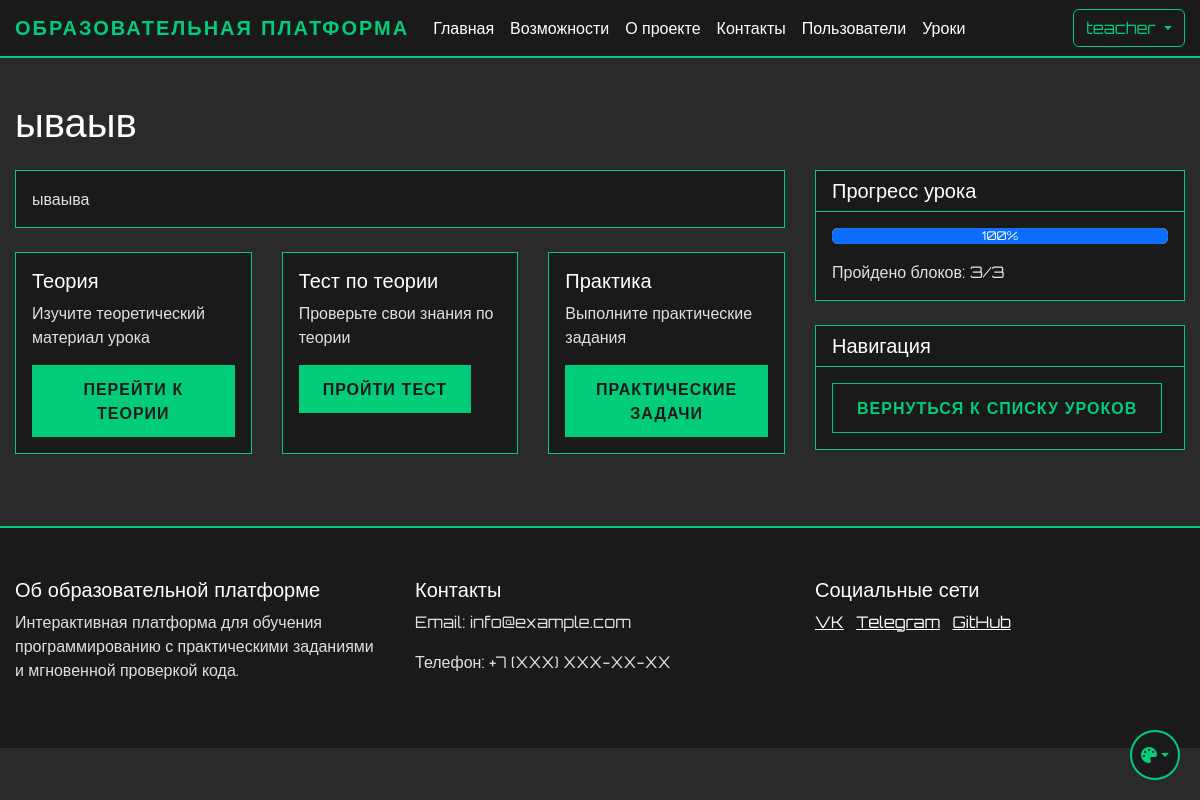
The page /student/lesson/1 (signed in) on the database its author committed.
### app.py (models this page shows, shortened)
class User(UserMixin, db.Model):
    id = db.Column(db.Integer, primary_key=True)
    name = db.Column(db.String(100), nullable=False)
    username = db.Column(db.String(80), unique=True, nullable=False)
    email = db.Column(db.String(120), unique=True, nullable=False)
    password_hash = db.Column(db.String(128))
    is_admin = db.Column(db.Boolean, default=False)
    user_type = db.Column(db.String(20), default='student')  # student, teacher, admin
    created_by = db.Column(db.Integer, db.ForeignKey('user.id'), nullable=True)  # ID пользователя, создавшего этого пользователя
    created_at = db.Column(db.DateTime, default=db.func.now())
    last_login = db.Column(db.DateTime)
    is_active = db.Column(db.Boolean, default=True)
    progress = db.relationship('UserProgress', backref='user', lazy=True)
    ratings = db.relationship('UserRating', backref='user', lazy=True)
    created_users = db.relationship('User', backref=db.backref('creator', remote_side=[id]))

class Lesson(db.Model):
    id = db.Column(db.Integer, primary_key=True)
    order_number = db.Column(db.Integer, unique=True, nullable=False)
    title = db.Column(db.String(200), nullable=False)
    description = db.Column(db.Text)
    is_active = db.Column(db.Boolean, default=True)
    created_at = db.Column(db.DateTime, default=db.func.now())
    theory_content = db.Column(db.Text)
    theory_test = db.relationship('TheoryTest', backref='lesson', uselist=False)
    practice_tasks = db.relationship('PracticeTask', backref='lesson', lazy=True)
    required_lesson_id = db.Column(db.Integer, db.ForeignKey('lesson.id'), nullable=True)
    required_lesson = db.relationship('Lesson', remote_side=[id], backref='next_lessons')

### app.py (the view, shortened to what this page needs)
@app.route('/student/lesson/<int:lesson_id>')
@login_required
def view_student_lesson(lesson_id):
    lesson = Lesson.query.get_or_404(lesson_id)
    if not lesson.is_active:
        flash('Этот урок не доступен')
        return redirect(url_for('student_dashboard'))
    if lesson.order_number == 1:
        pass
    progress = UserProgress.query.filter_by(
        user_id=current_user.id,
        lesson_id=lesson_id
    ).first()
    test = TheoryTest.query.filter_by(lesson_id=lesson_id, is_active=True).first()
    test_result = None
    if test:
        test_results = TestResult.query.filter_by(
            user_id=current_user.id,
            test_id=test.id
        ).order_by(TestResult.created_at.desc()).all()
        test_result = next((result for result in test_results if result.is_passed), None)
    practice_available = test_result is not None
    total_blocks = 3  # теория, тест, практика
    completed_blocks = 0
    if progress.theory_completed:
        completed_blocks += 1
    if progress.test_completed:
        completed_blocks += 1
    if practice_available:
        mandatory_tasks = PracticeTask.query.filter_by(lesson_id=lesson_id, is_required=True).all()
        total_mandatory = len(mandatory_tasks)
        if total_mandatory > 0:
            solved_tasks = Solution.query.join(PracticeTask).filter(
                Solution.user_id == current_user.id,
                Solution.is_correct == True,
                PracticeTask.lesson_id == lesson_id,
                PracticeTask.is_required == True
            ).with_entities(Solution.task_id).all()
            solved_task_ids = [task_id for (task_id,) in solved_tasks]
            solved_mandatory = sum(1 for task in mandatory_tasks if task.id in solved_task_ids)
            if solved_mandatory == total_mandatory:
                progress.practice_completed = True
                completed_blocks += 1
            else:
                progress.practice_completed = False
        else:
            progress.practice_completed = True
            completed_blocks += 1
    if completed_blocks == total_blocks:
        progress.is_completed = True
        progress.completed_at = datetime.now()
    else:
        progress.is_completed = False
        progress.completed_at = None
    db.session.commit()
    progress_percentage = int((completed_blocks / total_blocks * 100))
    return render_template('student/lesson.html',
                         lesson=lesson,
                         progress=progress,
                         progress_percentage=progress_percentage,
                         completed_blocks=completed_blocks,
                         total_blocks=total_blocks,
                         practice_available=practice_available)

### app.py (called while the page is built)
@login_manager.user_loader
def load_user(user_id):
    return db.session.get(User, int(user_id))

### templates/student/lesson.html (shortened to what this page needs)
{% extends "base.html" %}
{% block content %}
<div class="container mt-4">
    <h1 class="mb-4">{{ lesson.title }}</h1>
    <div class="row">
        <div class="col-md-8">
            <div class="card mb-4">
                <div class="card-body">
                    <p class="card-text">{{ lesson.description }}</p>
                </div>
            </div>
            <div class="row">
                <div class="col-md-4 mb-4">
                    <div class="card h-100">
                        <div class="card-body">
                            <h5 class="card-title">Теория</h5>
                            <p class="card-text">Изучите теоретический материал урока</p>
                            <a href="{{ url_for('view_lesson_theory', lesson_id=lesson.id) }}" class="btn btn-primary">
                                Перейти к теории
                            </a>
                        </div>
                    </div>
                </div>
                <div class="col-md-4 mb-4">
                    <div class="card h-100">
                        <div class="card-body">
                            <h5 class="card-title">Тест по теории</h5>
                            <p class="card-text">Проверьте свои знания по теории</p>
                            {% if lesson.theory_test %}
                                {% if progress and progress.theory_completed %}
                                    <a href="{{ url_for('take_test', lesson_id=lesson.id) }}" class="btn btn-primary">
                                        Пройти тест
                                    </a>
                                {% else %}
                                    <button class="btn btn-secondary" disabled>
                                        Сначала пройдите теорию
                                    </button>
                                {% endif %}
                            {% else %}
                                <button class="btn btn-secondary" disabled>
                                    Тест не доступен
                                </button>
                            {% endif %}
                        </div>
                    </div>
                </div>
                <div class="col-md-4 mb-4">
                    <div class="card h-100">
                        <div class="card-body">
                            <h5 class="card-title">Практика</h5>
                            <p class="card-text">Выполните практические задания</p>
                            {% if practice_available %}
                                <a href="{{ url_for('view_practice_tasks', lesson_id=lesson.id) }}" class="btn btn-primary">Практические задачи</a>
                            {% else %}
                                <button class="btn btn-secondary" disabled>
                                    Сначала пройдите тест
                                </button>
                            {% endif %}
                        </div>
                    </div>
                </div>
            </div>
        </div>
        <div class="col-md-4">
            <div class="card">
                <div class="card-header">
                    <h5 class="mb-0">Прогресс урока</h5>
                </div>
                <div class="card-body">
                    <div class="progress mb-3">
                        <div class="progress-bar" role="progressbar" style="width: {{ progress_percentage }}%">
                            {{ progress_percentage }}%
                        </div>
                    </div>
                    <p class="mb-0">Пройдено блоков: {{ completed_blocks }}/{{ total_blocks }}</p>
                </div>
            </div>
            <div class="card mt-4">
                <div class="card-header">
                    <h5 class="mb-0">Навигация</h5>
                </div>
                <div class="card-body">
                    <a href="{{ url_for('student_dashboard') }}" class="btn btn-secondary">
                        Вернуться к списку уроков
                    </a>
                </div>
            </div>
        </div>
    </div>
</div>
{% endblock %}

### templates/base.html (shortened to what this page needs)
<!DOCTYPE html>
<html lang="ru">
<head>
    <link href="https://cdn.jsdelivr.net/npm/bootstrap@5.3.0/dist/css/bootstrap.min.css" rel="stylesheet">
    <link href="{{ url_for('static', filename='css/themes.css') }}" rel="stylesheet">
    <link href="{{ url_for('static', filename='css/base.css') }}" rel="stylesheet">
    <link href="{{ url_for('static', filename='css/components.css') }}" rel="stylesheet">
    <link href="{{ url_for('static', filename='css/forms.css') }}" rel="stylesheet">
    <link href="{{ url_for('static', filename='css/tables.css') }}" rel="stylesheet">
    <link href="{{ url_for('static', filename='css/layout.css') }}" rel="stylesheet">
</head>
<body>
    <nav class="navbar navbar-expand-lg navbar-dark">
        <div class="container">
            <a class="navbar-brand" href="{{ url_for('index') }}">Образовательная платформа</a>
            <div class="collapse navbar-collapse" id="navbarNav">
                <ul class="navbar-nav me-auto">
                    <li class="nav-item">
                        <a class="nav-link" href="{{ url_for('index') }}">Главная</a>
                    </li>
                    <li class="nav-item">
                        <a class="nav-link" href="/#features">Возможности</a>
                    </li>
                    <li class="nav-item">
                        <a class="nav-link" href="/#about">О проекте</a>
                    </li>
                    <li class="nav-item">
                        <a class="nav-link" href="/#contact">Контакты</a>
                    </li>
                    {% if current_user.is_admin %}
                    <li class="nav-item">
                            <a class="nav-link" href="{{ url_for('user_list') }}">Пользователи</a>
                    </li>
                    <li class="nav-item">
                            <a class="nav-link" href="{{ url_for('lesson_list') }}">Уроки</a>
                    </li>
                    {% endif %}
                </ul>
                <div class="d-flex">
                    {% if current_user.is_authenticated %}
                        <div class="dropdown">
                            <button class="btn btn-outline-light dropdown-toggle" type="button" id="userMenu" data-bs-toggle="dropdown">
                                {{ current_user.username }}
                            </button>
                        </div>
                    {% else %}
                        <a href="{{ url_for('login') }}" class="btn btn-outline-light me-2">Войти</a>
                    {% endif %}
                </div>
            </div>
        </div>
    </nav>
    {% block content %}{% endblock %}
    <footer class="footer mt-5">
        <div class="container">
            <div class="row">
                <div class="col-md-4">
                    <h5>Об образовательной платформе</h5>
                    <p>Интерактивная платформа для обучения программированию с практическими заданиями и мгновенной проверкой кода.</p>
                </div>
                <div class="col-md-4">
                    <h5>Контакты</h5>
                    <p>Email: info@example.com</p>
                    <p>Телефон: +7 (XXX) XXX-XX-XX</p>
                </div>
                <div class="col-md-4">
                    <h5>Социальные сети</h5>
                    <a href="#" class="text-white me-2">VK</a>
                    <a href="#" class="text-white me-2">Telegram</a>
                    <a href="#" class="text-white">GitHub</a>
                </div>
            </div>
        </div>
    </footer>
    <div class="theme-switch">
        <button class="btn dropdown-toggle" type="button" id="themeDropdown" data-bs-toggle="dropdown" aria-expanded="false">
            <i class="fa-solid fa-palette"></i>
        </button>
    </div>
    <link rel="stylesheet" href="https://cdnjs.cloudflare.com/ajax/libs/font-awesome/6.5.1/css/all.min.css">
</body>
</html>

### static/css/themes.css (style rules this page uses)
:root[data-theme="cyberpunk"] { --cyber-primary: #00cc7a; --cyber-secondary: #ff6600; --cyber-dark: #1a1a1a; --cyber-bg: #2a2a2a; --cyber-text: #e0e0e0; --cyber-text-light: #ffffff; --cyber-text-muted: #b0b0b0; --cyber-card-bg: #1a1a1a; --cyber-text-dark: #333333; --cyber-info: #ff00ff; }

### static/css/base.css (style rules this page uses)
body { font-family: 'Orbitron', sans-serif; background-color: var(--cyber-bg); color: var(--cyber-text); min-height: 100vh; display: flex; flex-direction: column; opacity: 0; transition: opacity 0.3s ease; }
body.theme-loaded { opacity: 1; }
h1, h2, h3, h4, h5, h6 { color: var(--cyber-text-light); }
p { color: var(--cyber-text); }
.text-white { color: var(--cyber-text-light) !important; }
.navbar { background-color: var(--cyber-dark) !important; border-bottom: 2px solid var(--cyber-primary); }
.navbar-brand { color: var(--cyber-primary) !important; font-weight: 700; text-transform: uppercase; letter-spacing: 2px; }
.nav-link { color: var(--cyber-text-light) !important; transition: all 0.3s ease; }
.footer { background-color: var(--cyber-dark); border-top: 2px solid var(--cyber-primary); color: var(--cyber-text-light); padding: 50px 0; margin-top: auto; }

### static/css/components.css (style rules this page uses)
.card { background-color: var(--cyber-card-bg); border: 1px solid var(--cyber-primary); color: var(--cyber-text-light); }
.card-header { background-color: rgba(0, 255, 157, 0.1); border-bottom: 1px solid var(--cyber-primary); color: var(--cyber-text-light); }
.card-body { background-color: var(--cyber-card-bg); color: var(--cyber-text-light); }
.btn-outline-light { border-color: var(--cyber-primary); color: var(--cyber-primary); transition: all 0.3s ease; }

### static/css/layout.css (style rules this page uses)
.container { max-width: 1200px; margin: 0 auto; padding: 0 15px; }
.row { margin: 0 -15px; }
.col, [class*="col-"] { padding: 0 15px; }
.mt-4 { margin-top: 1.5rem; }
.mt-5 { margin-top: 3rem; }
.mb-3 { margin-bottom: 1rem; }
.mb-4 { margin-bottom: 1.5rem; }
.d-flex { display: flex; }

### rows shown on the page
User: username "teacher"
Lesson: title "ываыв", description "ываыва"

### other values the page prints
{{ progress_percentage }} "100"
{{ completed_blocks }} "3"
{{ total_blocks }} "3"
